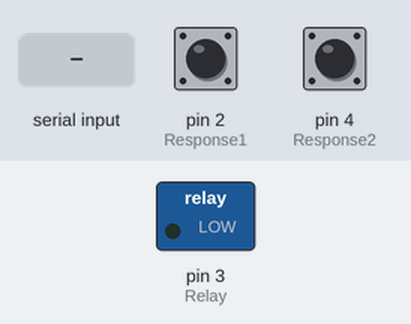
Simulated run of this sketch. Board: Arduino Uno, built with avr-gcc and run on an emulated ATmega328P. Shown: switched loads named in the sketch (green lamp = pin HIGH). The inputs (shaded band) are chosen by the test bench; at power-on: pin 2 (Response1) HIGH, pin 4 (Response2) HIGH. What the sketch prints to the serial monitor is not drawn.

Above: at 1.2 s.
1.3 s: "r" received over Serial
Timing chart, 0 to 4.3 s (numbered marks = the images above; inputs shaded):
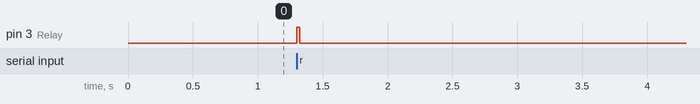

Measured:
- after the input at 1.3 s, pin 3 (Relay): LOW → HIGH at once, → LOW 0.02 s later

The sketch:

MainArduino_FirstTest_ConcVIVI.ino
```cpp
// (licence header left out)
byte Response1 = 2;
byte Relay = 3;
byte Response2 = 4;

void setup()
{
  Serial.begin(9600);
  pinMode(Response1, INPUT_PULLUP);
  pinMode(Response2, INPUT_PULLUP);
  pinMode(Relay, OUTPUT);
  digitalWrite(Relay, LOW);
}

void loop()
{
  if (Serial.available() > 0)
  {
    char Event = Serial.read();
    switch (Event)
    {
      case 'r':
        digitalWrite(Relay, HIGH);
        delay(20);
        digitalWrite(Relay, LOW);
        delay(20);
        break;
    }
  }
  Serial.println(String(digitalRead(Response1))+String(digitalRead(Response2)));
  delay(4);
}
```
